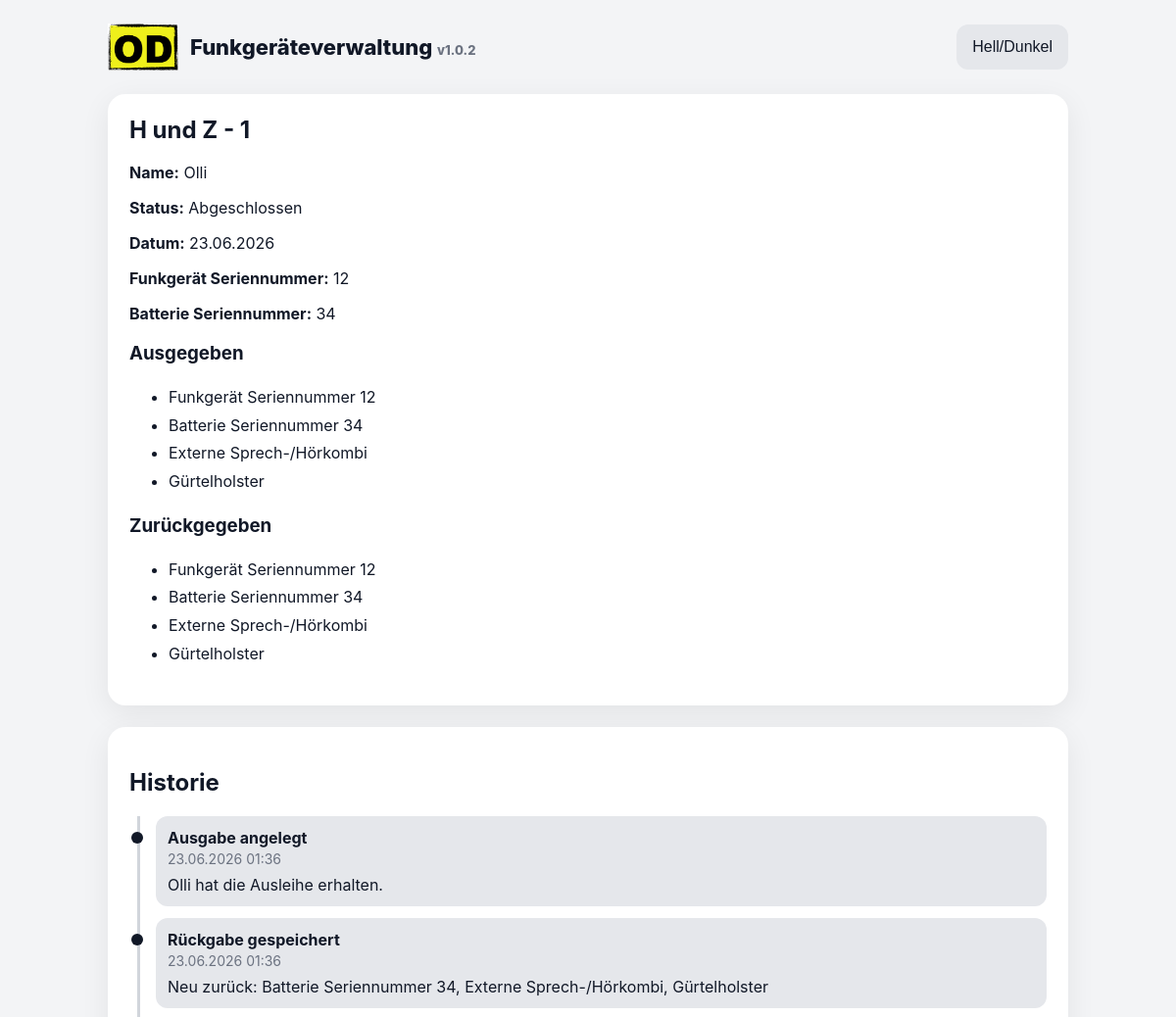
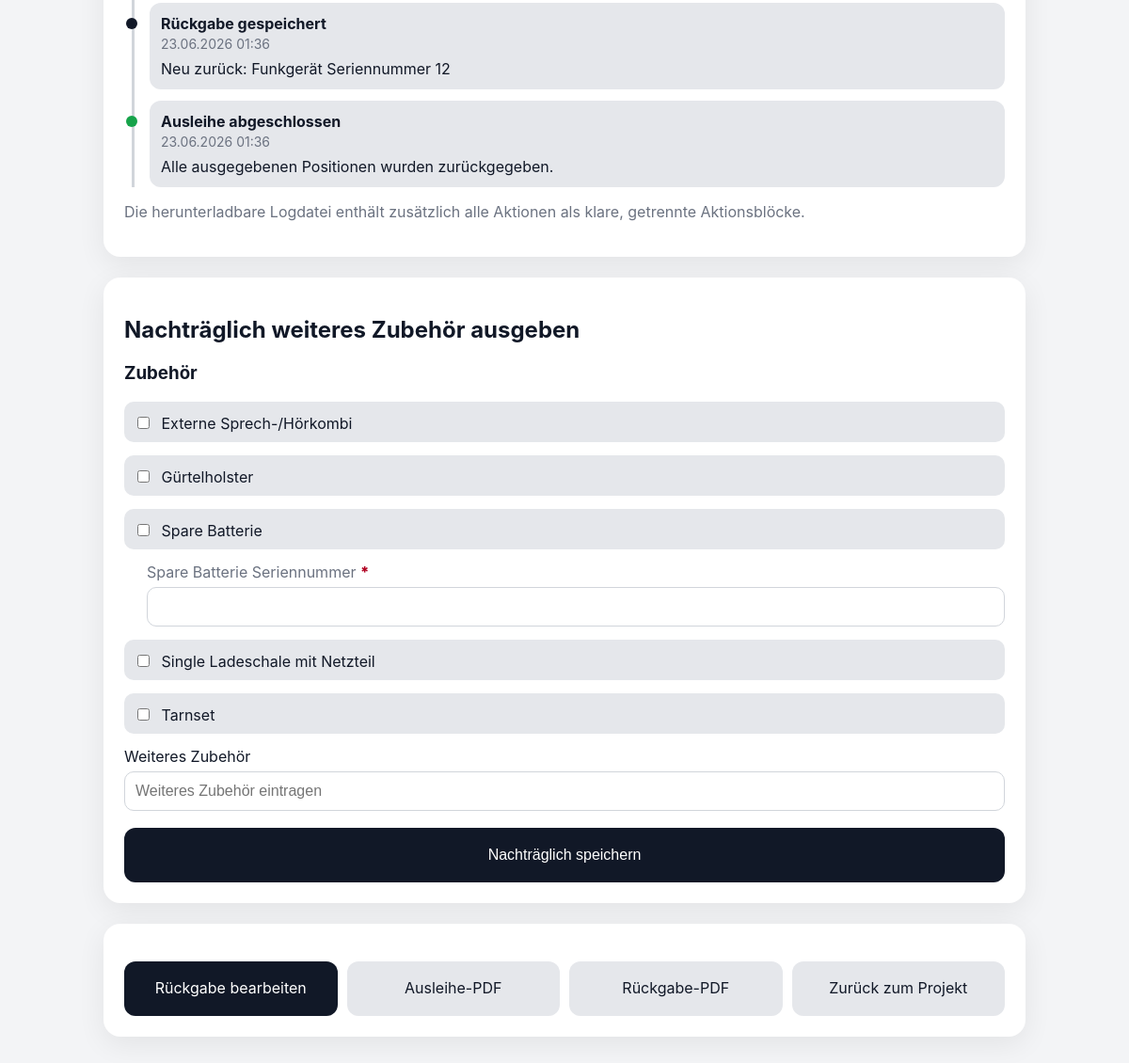
Screenshot of /loans/1 with the database file from the repository (2 pictures, top to bottom).
### tables this page shows
CREATE TABLE projects (
            id INTEGER PRIMARY KEY AUTOINCREMENT,
            name TEXT NOT NULL,
            created_at TEXT NOT NULL,
            pdf_logo_filename TEXT
        );

CREATE TABLE loans (
            id INTEGER PRIMARY KEY AUTOINCREMENT,
            project_id INTEGER NOT NULL,
            name TEXT NOT NULL,
            date TEXT NOT NULL,
            radio_no TEXT NOT NULL,
            battery_no TEXT NOT NULL,
            accessories_json TEXT NOT NULL,
            custom_accessory TEXT,
            signature_data TEXT,
            return_json TEXT,
            return_note TEXT,
            status TEXT NOT NULL DEFAULT 'open',
            created_at TEXT NOT NULL,
            updated_at TEXT NOT NULL, sequence_no INTEGER, extra_accessories_json TEXT DEFAULT '[]', closed_at TEXT, return_history_json TEXT DEFAULT '[]',
            FOREIGN KEY(project_id) REFERENCES projects(id)
        );

### app.py (the view)
@app.get("/loans/{loan_id}", response_class=HTMLResponse)
def loan_detail(request: Request, loan_id: int):
    loan = get_loan(loan_id)
    proj = get_project(loan["project_id"])
    returned = json.loads(loan["return_json"] or "[]")
    missing = [i for i in loan_items(loan) if i not in returned]
    return templates.TemplateResponse("loan.html", {"request": request, "project": proj, "loan": loan, "items": loan_items(loan), "returned": returned, "missing": missing, "accessories": ACCESSORIES, "return_history": json.loads(loan["return_history_json"] or "[]")})

### templates/loan.html
{% extends "base.html" %}{% block content %}<section class="card"><h1>{{project.name}} - {{loan.sequence_no}}</h1><p><strong>Name:</strong> {{loan.name}}</p><p><strong>Status:</strong> {% if loan.status == 'closed' %}Abgeschlossen{% elif loan.status == 'partial' %}Unvollständige Rückgabe{% else %}Offen{% endif %}</p><p><strong>Datum:</strong> {{loan.date|date_de}}</p><p><strong>Funkgerät Seriennummer:</strong> {{loan.radio_no}}</p><p><strong>Batterie Seriennummer:</strong> {{loan.battery_no}}</p><h3>Ausgegeben</h3><ul>{% for item in items %}<li>{{item}}</li>{% endfor %}</ul><h3>Zurückgegeben</h3><ul>{% for item in returned %}<li>{{item}}</li>{% else %}<li>Noch keine Rückgabe erfasst.</li>{% endfor %}</ul>{% if missing %}<h3>Noch offen</h3><ul>{% for item in missing %}<li>{{item}}</li>{% endfor %}</ul>{% endif %}{% if loan.return_note %}<p><strong>Bemerkung:</strong> {{loan.return_note}}</p>{% endif %}</section><section class="card"><h2>Historie</h2><div class="timeline"><div class="event"><strong>Ausgabe angelegt</strong><span>{{loan.created_at|dt}}</span><p>{{loan.name}} hat die Ausleihe erhalten.</p></div>{% if loan.extra_accessories_json and loan.extra_accessories_json != '[]' %}<div class="event"><strong>Nachträgliche Ausgabe</strong><span>{{loan.updated_at|dt}}</span><p>Es wurde später weiteres Zubehör ergänzt. Details stehen im Logfile und im Ausleihe-PDF.</p></div>{% endif %}{% for ev in return_history %}<div class="event"><strong>Rückgabe gespeichert</strong><span>{{ev['timestamp']|dt}}</span><p>{% if ev['items'] %}Neu zurück: {{ev['items']|join(', ')}}{% else %}Keine neue Position, nur Bemerkung/Status aktualisiert.{% endif %}</p>{% if ev['note'] %}<p>Bemerkung: {{ev['note']}}</p>{% endif %}</div>{% endfor %}{% if loan.status == 'closed' %}<div class="event done"><strong>Ausleihe abgeschlossen</strong><span>{{loan.closed_at|dt}}</span><p>Alle ausgegebenen Positionen wurden zurückgegeben.</p></div>{% endif %}</div><p class="hint">Die herunterladbare Logdatei enthält zusätzlich alle Aktionen als klare, getrennte Aktionsblöcke.</p></section><section class="card"><h2>Nachträglich weiteres Zubehör ausgeben</h2><form method="post" action="/loans/{{loan.id}}/add-items" onsubmit="return validateLoanForm(this)"><h3>Zubehör</h3>{% for a in accessories %}<label class="check"><input type="checkbox" name="accessories" value="{{a}}" {% if a == 'Spare Batterie' %}class="extra-battery-check"{% endif %}> {{a}}</label>{% if a == 'Spare Batterie' %}<label class="subfield">Spare Batterie Seriennummer <span class="req">*</span><input name="extra_battery_no" class="extra-battery-no"></label>{% endif %}{% endfor %}<label>Weiteres Zubehör<input name="custom_accessory" placeholder="Weiteres Zubehör eintragen"></label><div class="actions"><button>Nachträglich speichern</button></div></form></section><section class="card"><div class="actions"><a class="btn" href="/loans/{{loan.id}}/return">Rückgabe bearbeiten</a><a class="btn secondary" href="/loans/{{loan.id}}/pdf">Ausleihe-PDF</a><a class="btn secondary" href="/loans/{{loan.id}}/return-pdf">Rückgabe-PDF</a><a class="btn secondary" href="/projects/{{project.id}}">Zurück zum Projekt</a></div></section>{% endblock %}

### static/style.css (style rules this page uses)
:root { font-family:-apple-system,BlinkMacSystemFont,"Segoe UI",sans-serif;--bg:#f3f4f6;--fg:#111827;--muted:#6b7280;--card:#fff;--soft:#e5e7eb;--input:#fff;--border:#d1d5db;--shadow:rgba(0,0,0,.07);--danger:#b00020;--open:#e5e7eb;--partial:#fecaca;--closed:#d1fae5 }
body { margin:0;background:var(--bg);color:var(--fg) }
.card { background:var(--card);border-radius:18px;padding:22px;margin-bottom:22px;box-shadow:0 8px 30px var(--shadow) }
h1 { margin-top:0 }
input,textarea { width:100%;box-sizing:border-box;border:1px solid var(--border);border-radius:10px;padding:11px;margin-top:6px;font-size:16px;background:var(--input);color:var(--fg) }
label { display:block;margin:14px 0 }
.check { background:var(--soft);padding:10px;border-radius:10px }
.check input { width:auto;margin-right:8px }
.subfield { margin-left:24px;margin-top:4px;color:var(--muted) }
button,.btn,.inline-upload label.btn { display:inline-flex;align-items:center;justify-content:center;border:0;background:#111827;color:white;text-decoration:none;border-radius:12px;padding:12px 16px;font-size:16px;cursor:pointer;min-height:46px;box-sizing:border-box }
.secondary,.btn.secondary { background:var(--soft);color:var(--fg) }
.actions { display:flex;gap:10px;flex-wrap:wrap;margin-top:18px;align-items:stretch }
.actions>* { min-height:46px }
.hint { color:var(--muted) }
ul { line-height:1.8 }
.req { color:#b00020;font-weight:800 }
.timeline { border-left:3px solid var(--border);margin-left:8px;padding-left:16px }
.event { position:relative;background:var(--soft);border-radius:12px;padding:12px;margin:12px 0 }
.event:before { content:"";position:absolute;left:-25px;top:16px;width:12px;height:12px;border-radius:50%;background:var(--fg) }
.event span { display:block;color:var(--muted);font-size:14px;margin-top:3px }
.event p { margin:8px 0 0 }
.event.done:before { background:#16a34a }
.actions { align-items:stretch; }
.actions > .btn, .actions > button, .actions > .inline-upload { flex:1 1 190px; }
.actions > .btn, .actions > button, .inline-upload label.btn { width:100%; min-height:58px; height:58px; padding:0 18px; margin:0; display:inline-flex; align-items:center; justify-content:center; line-height:1.2; white-space:nowrap; }
.actions .btn.secondary, .actions button.secondary, .actions .inline-upload label.btn.secondary { background:var(--soft)!important;color:var(--fg)!important; }

### rows the page displays
projects: name "H und Z"
loans: sequence_no "1", name "Olli", date "23.06.2026", radio_no "12", battery_no "34", created_at|dt "23.06.2026 01:36", closed_at|dt "23.06.2026 01:36"

### other values shown
{{ item }} "Funkgerät Seriennummer 12" "Batterie Seriennummer 34" "Externe Sprech-/Hörkombi" "Gürtelholster"
{{ ev['timestamp']|dt }} "23.06.2026 01:36" "23.06.2026 01:36"
{{ ev['items']|join(', ') }} "Batterie Seriennummer 34, Externe Sprech-/Hörkombi, Gürtelholster" "Funkgerät Seriennummer 12"
{{ a }} "Externe Sprech-/Hörkombi" "Gürtelholster" "Spare Batterie" "Single Ladeschale mit Netzteil" "Tarnset"
